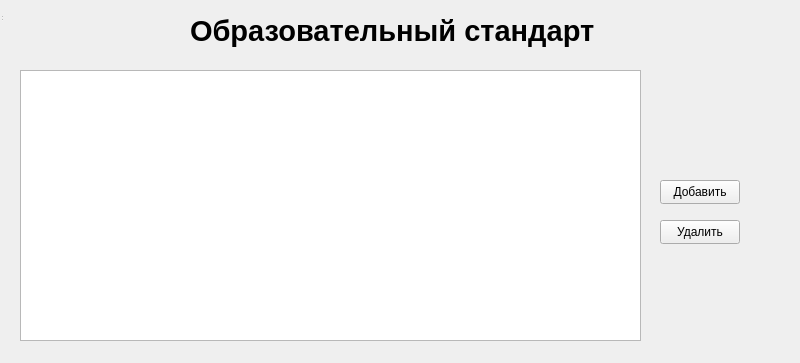
<?xml version="1.0" encoding="UTF-8"?>
<ui version="4.0">
 <class>edicational_standart</class>
 <widget class="QWidget" name="edicational_standart">
  <property name="windowModality">
   <enum>Qt::WindowModal</enum>
  </property>
  <property name="geometry">
   <rect>
    <x>0</x>
    <y>0</y>
    <width>800</width>
    <height>363</height>
   </rect>
  </property>
  <property name="windowTitle">
   <string>Образовательный стандарт</string>
  </property>
  <widget class="QWidget" name="centralwidget" native="true">
   <property name="geometry">
    <rect>
     <x>0</x>
     <y>0</y>
     <width>780</width>
     <height>351</height>
    </rect>
   </property>
   <widget class="QTableWidget" name="tableWidget">
    <property name="geometry">
     <rect>
      <x>20</x>
      <y>70</y>
      <width>621</width>
      <height>271</height>
     </rect>
    </property>
   </widget>
   <widget class="QPushButton" name="pushButton">
    <property name="geometry">
     <rect>
      <x>660</x>
      <y>180</y>
      <width>80</width>
      <height>24</height>
     </rect>
    </property>
    <property name="text">
     <string>Добавить</string>
    </property>
   </widget>
   <widget class="QPushButton" name="pushButton_2">
    <property name="geometry">
     <rect>
      <x>660</x>
      <y>220</y>
      <width>80</width>
      <height>24</height>
     </rect>
    </property>
    <property name="text">
     <string>Удалить</string>
    </property>
   </widget>
   <widget class="QLabel" name="label">
    <property name="geometry">
     <rect>
      <x>190</x>
      <y>10</y>
      <width>421</width>
      <height>41</height>
     </rect>
    </property>
    <property name="font">
     <font>
      <pointsize>22</pointsize>
      <bold>true</bold>
     </font>
    </property>
    <property name="text">
     <string>Образовательный стандарт</string>
    </property>
   </widget>
  </widget>
  <widget class="QStatusBar" name="statusbar">
   <property name="geometry">
    <rect>
     <x>0</x>
     <y>0</y>
     <width>3</width>
     <height>22</height>
    </rect>
   </property>
  </widget>
 </widget>
 <resources/>
 <connections/>
</ui>
